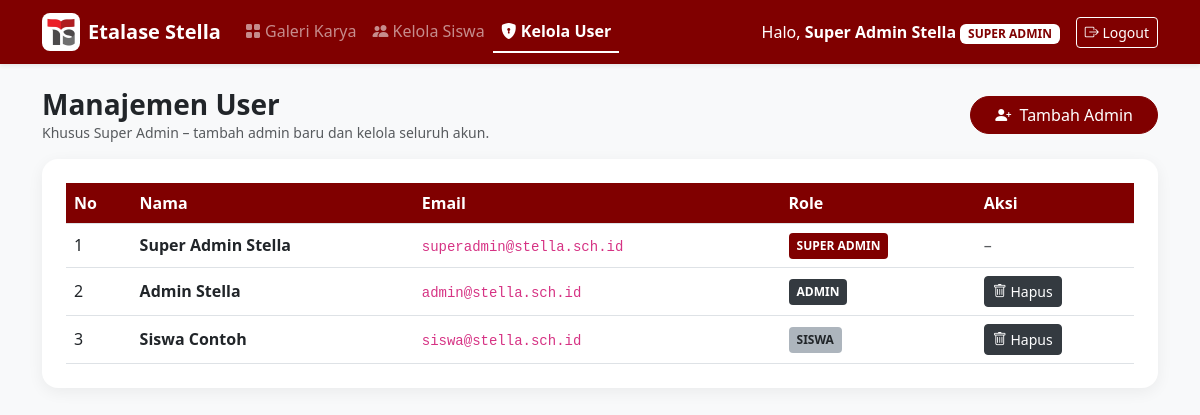
The page /admin/users.php (signed in) on the database its author committed.
### tables this page shows
CREATE TABLE IF NOT EXISTS users (
    id INT AUTO_INCREMENT PRIMARY KEY,
    nama VARCHAR(100) NOT NULL,
    email VARCHAR(100) UNIQUE NOT NULL,
    password VARCHAR(255) NOT NULL,
    role ENUM('super_admin', 'admin', 'siswa') DEFAULT 'siswa'
);

### middleware/auth_check.php (called while the page is built, shortened)
<?php
function e($value): string {
    return htmlspecialchars((string) $value, ENT_QUOTES, 'UTF-8');
}
function is_super_admin(): bool {
    return ($_SESSION['role'] ?? '') === 'super_admin';
}
function is_staff(): bool {
    return in_array($_SESSION['role'] ?? '', ['admin', 'super_admin'], true);
}

### admin/users.php (the view, shortened to what this page needs)
<?php
require_once '../config/kuis_db.php';
require_once '../middleware/auth_check.php';
$users = $pdo->query("SELECT * FROM users ORDER BY FIELD(role, 'super_admin', 'admin', 'siswa'), nama ASC")->fetchAll();
$base   = '../';
$active = 'users';
?>
<!DOCTYPE html>
<html lang="id">
<head>
    <link href="https://cdn.jsdelivr.net/npm/bootstrap@5.3.0/dist/css/bootstrap.min.css" rel="stylesheet">
    <link rel="stylesheet" href="https://cdn.jsdelivr.net/npm/bootstrap-icons@1.11.0/font/bootstrap-icons.css">
    <link rel="stylesheet" href="../assets/css/theme.css">
    <link rel="stylesheet" href="../assets/css/kelola.css">
    <link rel="stylesheet" href="../assets/css/popup.css">
</head>
<body>
<?php require __DIR__ . '/../includes/navbar.php'; ?>
<div class="container my-4">
    <div class="d-flex justify-content-between align-items-center flex-wrap gap-2 mb-3">
        <div>
            <h3 class="fw-bold mb-0">Manajemen User</h3>
            <p class="text-muted mb-0 small">Khusus Super Admin &ndash; tambah admin baru dan kelola seluruh akun.</p>
        </div>
        <button type="button" class="btn btn-primary rounded-pill px-4" data-popup-open="popupTambahAdmin">
            <i class="bi bi-person-plus-fill me-1"></i> Tambah Admin
        </button>
    </div>
    <div class="card card-custom p-4">
        <div class="table-responsive">
            <table class="table table-hover align-middle table-custom mb-0">
                <thead>
                    <tr>
                        <th>No</th>
                        <th>Nama</th>
                        <th>Email</th>
                        <th>Role</th>
                        <th>Aksi</th>
                    </tr>
                </thead>
                <tbody>
                    <?php $no = 1; foreach ($users as $u): ?>
                    <tr>
                        <td><?= $no++ ?></td>
                        <td><b><?= e($u['nama']) ?></b></td>
                        <td><code><?= e($u['email']) ?></code></td>
                        <td><span class="badge-role badge-<?= e($u['role']) ?>"><?= e(str_replace('_', ' ', $u['role'])) ?></span></td>
                        <td>
                            <?php if ($u['role'] !== 'super_admin'): ?>
                                <form method="POST" onsubmit="return confirm('Hapus user ini beserta karya yang diunggah?');">
                                    <button type="submit" class="btn btn-danger btn-sm"><i class="bi bi-trash"></i> Hapus</button>
                                </form>
                            <?php else: ?>
                                <span class="text-muted">&ndash;</span>
                            <?php endif; ?>
                        </td>
                    </tr>
                    <?php endforeach; ?>
                </tbody>
            </table>
        </div>
    </div>
</div>
</body>
</html>

### includes/navbar.php (shortened to what this page needs)
<?php
$base   = $base ?? '';
$active = $active ?? '';
?>
<nav class="navbar navbar-expand-lg navbar-dark bg-dark sticky-top shadow-sm">
    <div class="container">
        <a class="navbar-brand fw-bold d-flex align-items-center gap-2" href="<?= $base ?>index.php">
            <img src="<?= $base ?>assets/img/logo.png" alt="Logo Telkom Schools" class="brand-logo">
            <span>Etalase Stella</span>
        </a>
        <div class="collapse navbar-collapse" id="navbarNav">
            <ul class="navbar-nav me-auto">
                <li class="nav-item">
                    <a class="nav-link <?= $active === 'galeri' ? 'active' : '' ?>" href="<?= $base ?>index.php"><i class="bi bi-grid-fill"></i> Galeri Karya</a>
                </li>
                <?php if (is_staff()): ?>
                    <li class="nav-item">
                        <a class="nav-link <?= $active === 'siswa' ? 'active' : '' ?>" href="<?= $base ?>admin/siswa.php"><i class="bi bi-people-fill"></i> Kelola Siswa</a>
                    </li>
                <?php endif; ?>
                <?php if (is_super_admin()): ?>
                    <li class="nav-item">
                        <a class="nav-link <?= $active === 'users' ? 'active' : '' ?>" href="<?= $base ?>admin/users.php"><i class="bi bi-shield-lock-fill"></i> Kelola User</a>
                    </li>
                <?php endif; ?>
            </ul>
            <div class="d-flex align-items-center text-white gap-3">
                <span>Halo, <b><?= e($_SESSION['nama']) ?></b> <span class="badge bg-primary text-uppercase"><?= e(str_replace('_', ' ', $_SESSION['role'])) ?></span></span>
                <a href="<?= $base ?>auth/logout.php" class="btn btn-outline-danger btn-sm"><i class="bi bi-box-arrow-right"></i> Logout</a>
            </div>
        </div>
    </div>
</nav>

### assets/css/theme.css (style rules this page uses)
:root { --maroon: #800000; --maroon-dark: #5c0000; --maroon-light: #f6e9e9; --gray-dark: #343a40; --gray: #6c757d; --gray-light: #e9ecef; --bs-primary: #800000; --bs-primary-rgb: 128, 0, 0; --bs-link-color: #800000; --bs-link-color-rgb: 128, 0, 0; --bs-link-hover-color: #5c0000; --bs-link-hover-color-rgb: 92, 0, 0; }
body { background-color: #f4f4f5; }
.navbar.bg-dark { background-color: var(--maroon) !important; }
.navbar .nav-link.active { color: #ffffff; font-weight: 600; border-bottom: 2px solid #ffffff; }
.navbar .badge.bg-primary { background-color: #ffffff !important; color: var(--maroon); }
.navbar .btn-outline-danger { --bs-btn-color: #ffffff; --bs-btn-border-color: #ffffff; --bs-btn-hover-bg: #ffffff; --bs-btn-hover-color: var(--maroon); --bs-btn-hover-border-color: #ffffff; --bs-btn-active-bg: var(--gray-light); --bs-btn-active-color: var(--maroon); }
.btn-primary, .btn-success { --bs-btn-color: #ffffff; --bs-btn-bg: var(--maroon); --bs-btn-border-color: var(--maroon); --bs-btn-hover-color: #ffffff; --bs-btn-hover-bg: var(--maroon-dark); --bs-btn-hover-border-color: var(--maroon-dark); --bs-btn-focus-shadow-rgb: 128, 0, 0; --bs-btn-active-color: #ffffff; --bs-btn-active-bg: #470000; --bs-btn-active-border-color: #470000; --bs-btn-disabled-bg: var(--maroon); --bs-btn-disabled-border-color: var(--maroon); }
.btn-danger { --bs-btn-color: #ffffff; --bs-btn-bg: var(--gray-dark); --bs-btn-border-color: var(--gray-dark); --bs-btn-hover-color: #ffffff; --bs-btn-hover-bg: #1f2327; --bs-btn-hover-border-color: #1f2327; --bs-btn-active-color: #ffffff; --bs-btn-active-bg: #1a1e21; --bs-btn-active-border-color: #1a1e21; }
.bg-primary { background-color: var(--maroon) !important; }
.navbar .brand-logo { height: 38px; width: 38px; object-fit: contain; background: #ffffff; border-radius: 8px; padding: 3px; }

### assets/css/kelola.css (style rules this page uses)
body { background-color: #f8f9fa; }
.card-custom { border: none; border-radius: 16px; box-shadow: 0 4px 16px rgba(0, 0, 0, 0.06); }
.table-custom th { background-color: #800000; color: #ffffff; }
.badge-role { display: inline-block; padding: 4px 8px; border-radius: 4px; font-size: 12px; font-weight: bold; text-transform: uppercase; }
.badge-super_admin { background: #800000; color: #fff; }
.badge-admin { background: #343a40; color: #fff; }
.badge-siswa { background: #adb5bd; color: #212529; }

### rows shown on the page
users: nama "Super Admin Stella", email "superadmin@stella.sch.id", role "SUPER ADMIN"
users: nama "Admin Stella", email "admin@stella.sch.id", role "ADMIN"
users: nama "Siswa Contoh", email "siswa@stella.sch.id", role "SISWA"

### other values the page prints
$_SESSION['nama'] "Super Admin Stella"
str_replace('_', ' ', $_SESSION['role']) "SUPER ADMIN"
